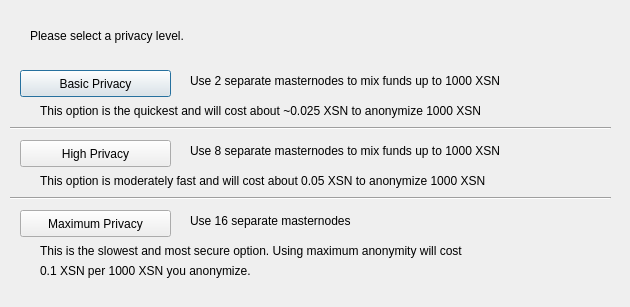
<?xml version="1.0" encoding="UTF-8"?>
<ui version="4.0">
 <class>DarksendConfig</class>
 <widget class="QDialog" name="DarksendConfig">
  <property name="geometry">
   <rect>
    <x>0</x>
    <y>0</y>
    <width>630</width>
    <height>307</height>
   </rect>
  </property>
  <property name="windowTitle">
   <string>Configure PrivateSend</string>
  </property>
  <widget class="QPushButton" name="buttonBasic">
   <property name="geometry">
    <rect>
     <x>20</x>
     <y>70</y>
     <width>151</width>
     <height>27</height>
    </rect>
   </property>
   <property name="text">
    <string>Basic Privacy</string>
   </property>
  </widget>
  <widget class="QPushButton" name="buttonHigh">
   <property name="geometry">
    <rect>
     <x>20</x>
     <y>140</y>
     <width>151</width>
     <height>27</height>
    </rect>
   </property>
   <property name="text">
    <string>High Privacy</string>
   </property>
  </widget>
  <widget class="QPushButton" name="buttonMax">
   <property name="geometry">
    <rect>
     <x>20</x>
     <y>210</y>
     <width>151</width>
     <height>27</height>
    </rect>
   </property>
   <property name="text">
    <string>Maximum Privacy</string>
   </property>
  </widget>
  <widget class="QLabel" name="label">
   <property name="geometry">
    <rect>
     <x>30</x>
     <y>20</y>
     <width>571</width>
     <height>31</height>
    </rect>
   </property>
   <property name="text">
    <string>Please select a privacy level.</string>
   </property>
  </widget>
  <widget class="QLabel" name="label_2">
   <property name="geometry">
    <rect>
     <x>190</x>
     <y>70</y>
     <width>421</width>
     <height>21</height>
    </rect>
   </property>
   <property name="text">
    <string>Use 2 separate masternodes to mix funds up to 1000 XSN</string>
   </property>
  </widget>
  <widget class="QLabel" name="label_3">
   <property name="geometry">
    <rect>
     <x>190</x>
     <y>140</y>
     <width>411</width>
     <height>21</height>
    </rect>
   </property>
   <property name="text">
    <string>Use 8 separate masternodes to mix funds up to 1000 XSN</string>
   </property>
  </widget>
  <widget class="QLabel" name="label_4">
   <property name="geometry">
    <rect>
     <x>190</x>
     <y>210</y>
     <width>421</width>
     <height>21</height>
    </rect>
   </property>
   <property name="text">
    <string>Use 16 separate masternodes</string>
   </property>
  </widget>
  <widget class="QLabel" name="label_6">
   <property name="geometry">
    <rect>
     <x>40</x>
     <y>100</y>
     <width>561</width>
     <height>21</height>
    </rect>
   </property>
   <property name="text">
    <string>This option is the quickest and will cost about ~0.025 XSN to anonymize 1000 XSN</string>
   </property>
  </widget>
  <widget class="QLabel" name="label_7">
   <property name="geometry">
    <rect>
     <x>40</x>
     <y>170</y>
     <width>561</width>
     <height>21</height>
    </rect>
   </property>
   <property name="text">
    <string>This option is moderately fast and will cost about 0.05 XSN to anonymize 1000 XSN</string>
   </property>
  </widget>
  <widget class="QLabel" name="label_8">
   <property name="geometry">
    <rect>
     <x>40</x>
     <y>240</y>
     <width>561</width>
     <height>21</height>
    </rect>
   </property>
   <property name="text">
    <string>This is the slowest and most secure option. Using maximum anonymity will cost</string>
   </property>
  </widget>
  <widget class="QLabel" name="label_9">
   <property name="geometry">
    <rect>
     <x>40</x>
     <y>260</y>
     <width>561</width>
     <height>21</height>
    </rect>
   </property>
   <property name="text">
    <string>0.1 XSN per 1000 XSN you anonymize.</string>
   </property>
  </widget>
  <widget class="Line" name="line">
   <property name="geometry">
    <rect>
     <x>10</x>
     <y>120</y>
     <width>601</width>
     <height>16</height>
    </rect>
   </property>
   <property name="orientation">
    <enum>Qt::Horizontal</enum>
   </property>
  </widget>
  <widget class="Line" name="line_2">
   <property name="geometry">
    <rect>
     <x>10</x>
     <y>190</y>
     <width>601</width>
     <height>16</height>
    </rect>
   </property>
   <property name="orientation">
    <enum>Qt::Horizontal</enum>
   </property>
  </widget>
 </widget>
 <resources/>
 <connections/>
</ui>
